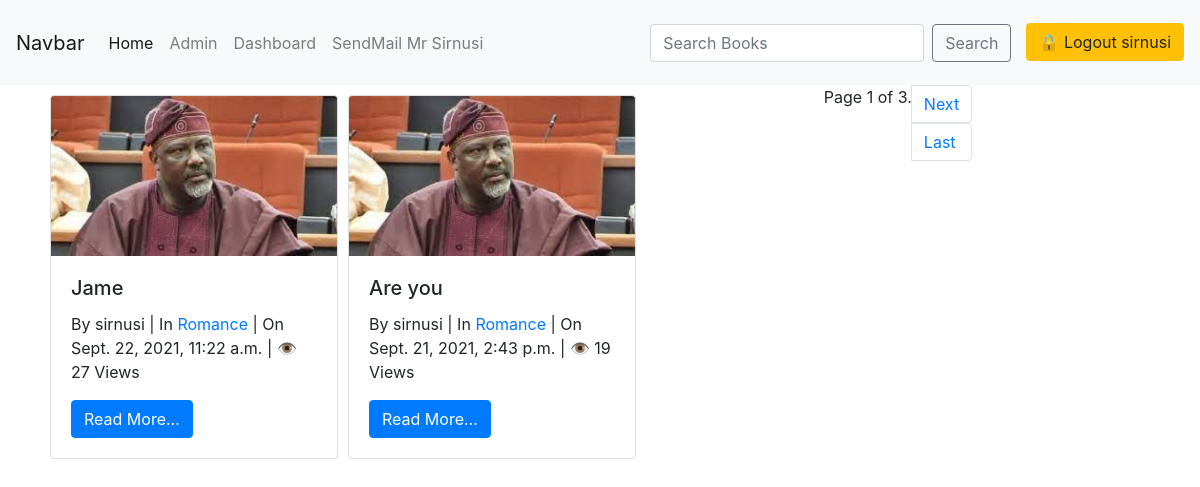
The page /book_app/books_genre/Romance/ (signed in) on the database as committed earlier.
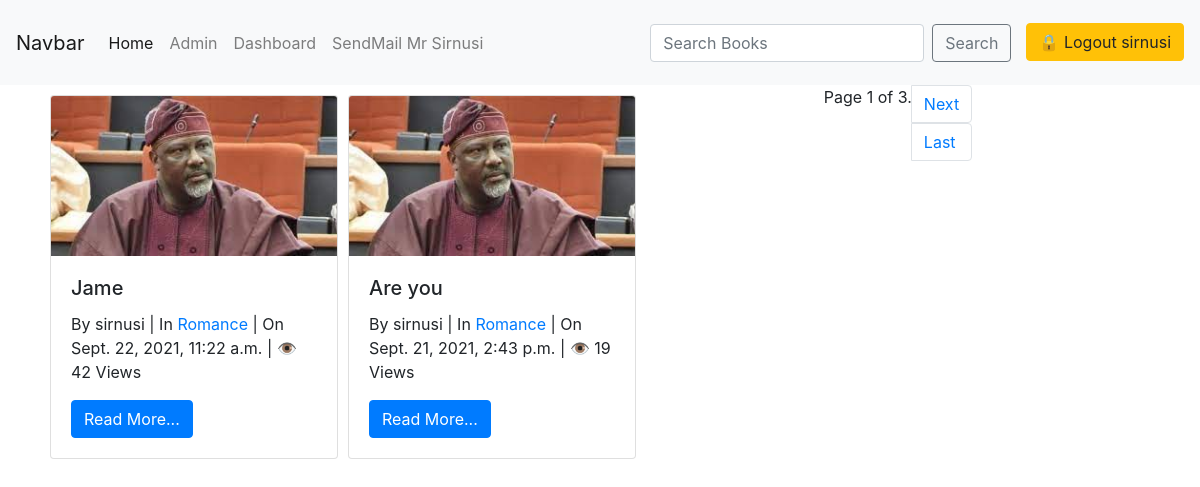
The same page on the database as committed later.
### book_app/models.py (models this page shows, shortened)
class Book(models.Model):
    title = models.CharField(max_length=100)
    slug = models.SlugField()
    author = models.ForeignKey(User, on_delete=models.CASCADE)
    context = models.TextField()
    release_year = models.DateTimeField(auto_now_add=True)
    count = models.PositiveIntegerField(default=0)
    genre = models.ForeignKey(Genre, on_delete=models.CASCADE)
    image = models.ImageField(upload_to='profile_pics')
    class Meta:
        ordering = ['-release_year']

class Genre(models.Model):
    name = models.CharField(max_length=100)
    def __str__(self):
        return self.name

### book_app/views.py (the view)
# urls.py: path('books_genre/<genre>/', views.BookGenre.as_view(), name='genre'),
class BookGenre(ListView):
    template_name = 'book_app/book_by_genre.html'
    paginate_by = 2
    def get_queryset(self):
        self.genre = get_object_or_404(Genre, name=self.kwargs['genre'])
        return Book.objects.filter(genre=self.genre, author=self.request.user)
    def get_context_data(self, **kwargs):
        context = super().get_context_data(**kwargs)
        context['genre'] = self.genre
        return context

### book_app/templates/book_app/book_by_genre.html (shortened to what this page needs)
<!DOCTYPE html>
{% extends 'book_app/base.html' %}
{% block body_block %}
    {% for book in book_list  %}
        <div class="card" style="width: 18rem; margin: 10px 5px 5px 5px; float: left;">
            <img src="{{book.image.url}}" class="card-img-top" alt="NO">
            <div class="card-body">
                <h5 class="card-title">{{ book.title }}</h5>
            <div class="info">
                By <span>{{ book.author }}</span> | In <span><a href="{% url 'genre' book.genre %}">{{ book.genre }}</a></span> | On <span>{{ book.release_year }}</span> | &#x1f441 <span>{{ book.count }} View{{ book.count | pluralize }}</span>
            </div>
            <a href="{% url 'book_details' book.slug %}" class="btn btn-primary">Read More...</a>
            </div>
        </div>
    {% endfor %}
    {% include 'book_app/pagination.html' %}
{% endblock %}

Rows that differ between the two databases and show on the page:
changed Book "Jame": count "27" → "42"
